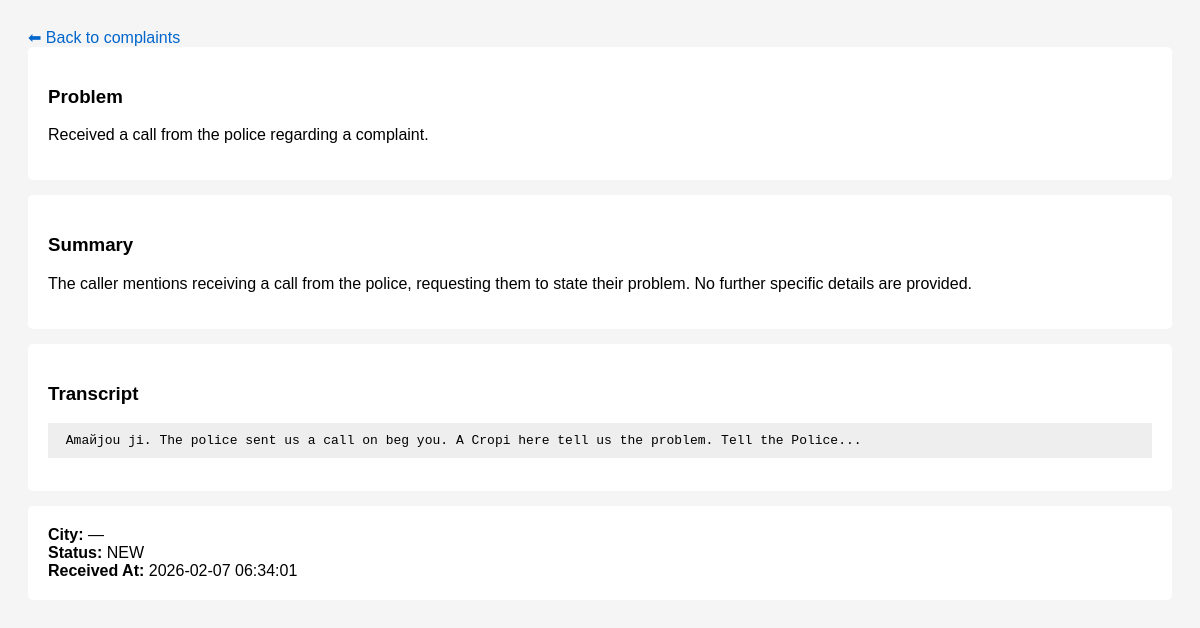
Screenshot of /complaints.php?id=44 with the database file from the repository.
### tables this page shows
CREATE TABLE IF NOT EXISTS `call_analysis` (
  `id` int NOT NULL AUTO_INCREMENT,
  `call_uuid` varchar(64) DEFAULT NULL,
  `complaint_no` varchar(50) DEFAULT NULL,
  `name` varchar(100) DEFAULT NULL,
  `problem` text,
  `village` varchar(100) DEFAULT NULL,
  `city` varchar(100) DEFAULT NULL,
  `summary` text,
  `status` enum('NEW','FAILED') DEFAULT 'NEW',
  `transcript` longtext,
  `date_requested` date DEFAULT NULL,
  `transcript_done` tinyint(1) DEFAULT '0',
  `analysis_done` tinyint(1) DEFAULT '0',
  `transcript_path` varchar(255) DEFAULT NULL,
  `created_at` timestamp NULL DEFAULT CURRENT_TIMESTAMP,
  PRIMARY KEY (`id`),
  UNIQUE KEY `uniq_call_uuid` (`call_uuid`),
  UNIQUE KEY `complaint_no` (`complaint_no`)
);

### complaints.php (the view, shortened to what this page needs)
<?php
require_once __DIR__ . "/core/db.php";
if (isset($_GET['id'])) {
    $stmt = $pdo->prepare("SELECT * FROM call_analysis WHERE id = ?");
    $stmt->execute([$_GET['id']]);
    $complaint = $stmt->fetch();
    ?>
    <!DOCTYPE html>
    <html>
    <head>
    </head>
    <body>
    <a href="complaints.php">⬅ Back to complaints</a>
    <div class="box">
        <h3>Problem</h3>
        <p><?= htmlspecialchars($complaint['problem'] ?? '—') ?></p>
    </div>
    <div class="box">
        <h3>Summary</h3>
        <p><?= htmlspecialchars($complaint['summary'] ?? '—') ?></p>
    </div>
    <div class="box">
        <h3>Transcript</h3>
        <pre><?= htmlspecialchars($complaint['transcript'] ?? '—') ?></pre>
    </div>
    <div class="box">
        <strong>City:</strong> <?= htmlspecialchars($complaint['city'] ?? '—') ?><br>
        <strong>Status:</strong> <?= htmlspecialchars($complaint['status']) ?><br>
        <strong>Received At:</strong> <?= htmlspecialchars($complaint['created_at']) ?>
    </div>
    </body>
    </html>
    <?php
    exit;
}
?>

### complaints.php (style rules this page uses)
body { font-family: Arial; background:#f5f5f5; padding:20px; }
.box { background:#fff; padding:20px; margin-bottom:15px; border-radius:5px; }
pre { white-space:pre-wrap; background:#eee; padding:10px; }
a { text-decoration:none; color:#0066cc; }

### rows the page displays
call_analysis: problem "Received a call from the police regarding a complaint.", summary "The caller mentions receiving a call from the police, requesting them to state their problem. No further specific details are provided.", transcript "Amайjou ji. The police sent us a call on beg you. A Cropi here tell us the problem. Tell the Police...", city "—", status "NEW", created_at "2026-02-07 06:34:01"
